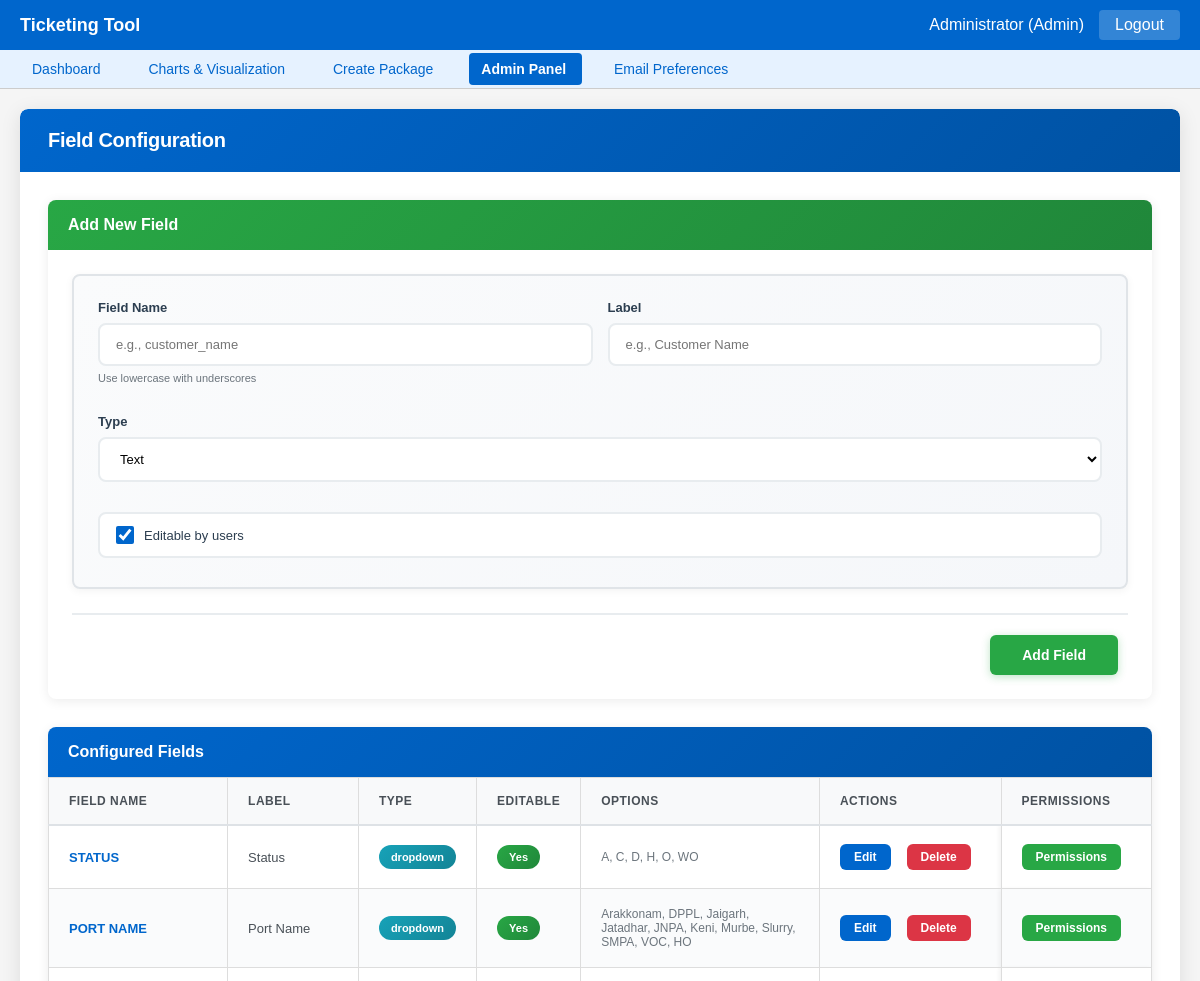
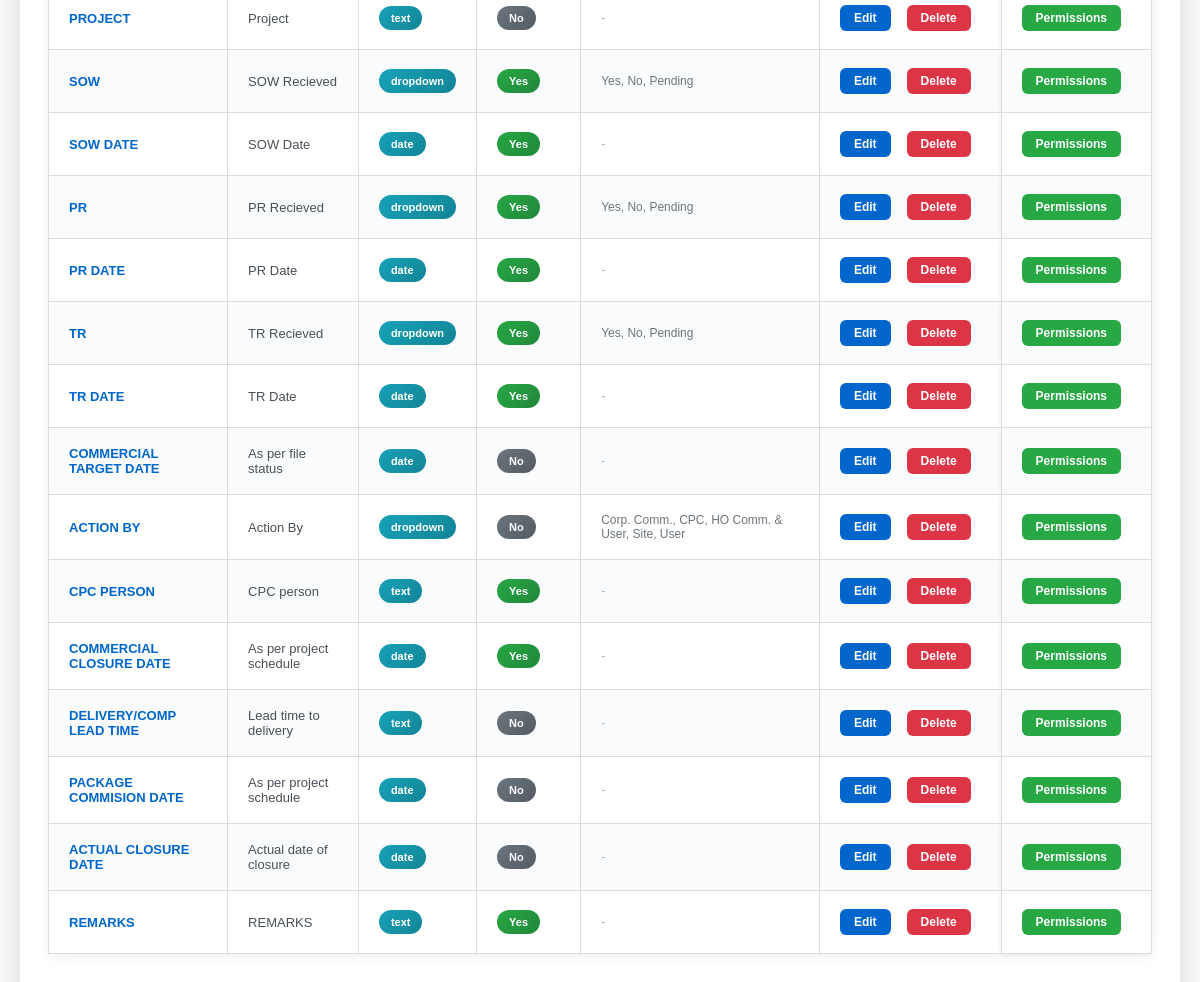
The app's page /admin/config (signed in) with its own data (2 pictures, top to bottom).
### models.py (models this page shows, shortened)
class User(db.Model):
    __tablename__ = 'users'
    username = db.Column(db.String(50), primary_key=True)
    password = db.Column(db.String(100), nullable=False)
    role = db.Column(db.String(20), nullable=False, default='user')
    name = db.Column(db.String(100), nullable=False)
    can_assign = db.Column(db.Boolean, default=False)
    permissions = db.Column(db.Text)  # Store as JSON string
    def get_permissions(self):
        return json.loads(self.permissions) if self.permissions else {}

class FieldConfig(db.Model):
    __tablename__ = 'field_configs'
    field_name = db.Column(db.String(100), primary_key=True)
    field_type = db.Column(db.String(50), nullable=False)
    label = db.Column(db.String(100), nullable=False)
    editable = db.Column(db.Boolean, default=True)
    options = db.Column(db.Text)  # Store as JSON string
    permissions = db.Column(db.Text)  # Store as JSON string
    def get_options(self):
        return json.loads(self.options) if self.options else []
    def get_permissions(self):
        return json.loads(self.permissions) if self.permissions else {}

### main.py (the view)
@app.route('/admin/config')
@admin_required
def admin_config():
    config = {'fields': get_all_field_configs()}
    return render_template('admin_config.html', config=config)

### templates/admin_config.html (shortened to what this page needs)
{% extends "base.html" %}
{% block content %}
<div class="card" style="box-shadow: 0 4px 20px rgba(0,0,0,0.1); border: none; border-radius: 8px; overflow: hidden; margin-bottom: 24px;">
    <div class="card-header" style="background: linear-gradient(135deg, #0066cc 0%, #0052a3 100%); color: white; padding: 20px 28px; border-radius: 8px 8px 0 0; border: none;">
        <div style="display: flex; align-items: center; gap: 16px;">
            <div>
                <h2 style="margin: 0; font-size: 20px; font-weight: 600; color: white; letter-spacing: -0.3px;">Field Configuration</h2>
            </div>
        </div>
    </div>
    <div class="card-body" style="padding: 28px;">
        <div class="card mb-4" style="box-shadow: 0 2px 12px rgba(0,0,0,0.08); border: none; border-radius: 8px; margin-bottom: 28px;">
            <div class="card-header" style="background: linear-gradient(135deg, #28a745 0%, #20873a 100%); color: white; padding: 16px 20px; border-radius: 8px 8px 0 0; border: none;">
                <div style="display: flex; align-items: center; gap: 10px;">
                    <h3 style="margin: 0; font-size: 16px; font-weight: 600; color: white;">Add New Field</h3>
                </div>
            </div>
            <div class="card-body" style="padding: 24px;">
                <form method="POST" action="{{ url_for('update_field_config') }}">
                    <fieldset class="field-group" style="background: linear-gradient(135deg, #fafbfc 0%, #f5f7fa 100%); border: 2px solid #e0e4e8; padding: 24px; margin-bottom: 20px; border-radius: 8px; box-shadow: 0 2px 8px rgba(0,0,0,0.05);">
                        <div class="form-row">
                            <div class="form-col">
                                <div class="form-group">
                                    <label class="form-label" style="font-weight: 600; font-size: 13px; color: #2c3e50; margin-bottom: 8px; display: block;">Field Name</label>
                                    <input type="text" name="field_name" class="form-control"
                                           placeholder="e.g., customer_name"
                                           style="padding: 12px 16px; font-size: 13px; border: 2px solid #e8ecef; border-radius: 8px; background: white; transition: all 0.2s ease;"
                                           onfocus="this.style.borderColor='#0066cc'; this.style.boxShadow='0 0 0 4px rgba(0,102,204,0.1)'"
                                           onblur="this.style.borderColor='#e8ecef'; this.style.boxShadow='none'">
                                    <small style="color: #6c757d; font-size: 11px; display: block; margin-top: 6px;">Use lowercase with underscores</small>
                                </div>
                            </div>
                            <div class="form-col">
                                <div class="form-group">
                                    <label class="form-label" style="font-weight: 600; font-size: 13px; color: #2c3e50; margin-bottom: 8px; display: block;">Label</label>
                                    <input type="text" name="field_label" class="form-control" required
                                           placeholder="e.g., Customer Name"
                                           style="padding: 12px 16px; font-size: 13px; border: 2px solid #e8ecef; border-radius: 8px; background: white; transition: all 0.2s ease;"
                                           onfocus="this.style.borderColor='#0066cc'; this.style.boxShadow='0 0 0 4px rgba(0,102,204,0.1)'"
                                           onblur="this.style.borderColor='#e8ecef'; this.style.boxShadow='none'">
                                </div>
                            </div>
                        </div>
                        <div class="form-row">
                            <div class="form-col">
                                <div class="form-group">
                                    <label class="form-label" style="font-weight: 600; font-size: 13px; color: #2c3e50; margin-bottom: 8px; display: block;">Type</label>
                                    <select name="field_type" class="form-control" id="fieldType" required
                                            style="padding: 12px 16px; font-size: 13px; border: 2px solid #e8ecef; border-radius: 8px; background: white; transition: all 0.2s ease; cursor: pointer;"
                                            onfocus="this.style.borderColor='#0066cc'; this.style.boxShadow='0 0 0 4px rgba(0,102,204,0.1)'"
                                            onblur="this.style.borderColor='#e8ecef'; this.style.boxShadow='none'">
                                        <option value="text">Text</option>
                                    </select>
                                </div>
                            </div>
                        </div>
                        <div class="form-group" style="margin-bottom: 0;">
                            <label style="display: flex; align-items: center; gap: 10px; cursor: pointer; padding: 12px 16px; background: white; border: 2px solid #e8ecef; border-radius: 8px; transition: all 0.2s;"
                                   onmouseover="this.style.borderColor='#0066cc'; this.style.boxShadow='0 2px 8px rgba(0,102,204,0.1)'"
                                   onmouseout="this.style.borderColor='#e8ecef'; this.style.boxShadow='none'">
                                <input type="checkbox" name="editable" checked style="width: 18px; height: 18px; cursor: pointer; accent-color: #0066cc;">
                                <span style="font-size: 13px; color: #2c3e50; font-weight: 500;">Editable by users</span>
                            </label>
                        </div>
                    </fieldset>
                    <div class="form-group text-right" style="margin-top: 24px; padding-top: 20px; border-top: 2px solid #e8ecef; margin-bottom: 0;">
                        <button type="submit" class="btn btn-success" style="padding: 12px 32px; font-size: 14px; font-weight: 600; border-radius: 6px; box-shadow: 0 2px 8px rgba(40, 167, 69, 0.3);">Add Field</button>
                    </div>
                </form>
            </div>
        </div>
        <div class="card" style="box-shadow: 0 2px 12px rgba(0,0,0,0.08); border: none; border-radius: 8px;">
            <div class="card-header" style="background: linear-gradient(135deg, #0066cc 0%, #0052a3 100%); color: white; padding: 16px 20px; border-radius: 8px 8px 0 0; border: none;">
                <div style="display: flex; align-items: center; gap: 10px;">
                    <h3 style="margin: 0; font-size: 16px; font-weight: 600; color: white;">Configured Fields</h3>
                </div>
            </div>
            <div class="table-responsive" style="padding: 0;">
                <table class="table table-hover table-bordered" style="margin-bottom: 0;">
                    <thead>
                        <tr style="background: linear-gradient(135deg, #f8f9fa 0%, #e9ecef 100%);">
                            <th style="padding: 16px 20px; font-size: 12px; font-weight: 700; color: #495057; text-transform: uppercase; letter-spacing: 0.5px; border-bottom: 2px solid #dee2e6;">Field Name</th>
                            <th style="padding: 16px 20px; font-size: 12px; font-weight: 700; color: #495057; text-transform: uppercase; letter-spacing: 0.5px; border-bottom: 2px solid #dee2e6;">Label</th>
                            <th style="padding: 16px 20px; font-size: 12px; font-weight: 700; color: #495057; text-transform: uppercase; letter-spacing: 0.5px; border-bottom: 2px solid #dee2e6;">Type</th>
                            <th style="padding: 16px 20px; font-size: 12px; font-weight: 700; color: #495057; text-transform: uppercase; letter-spacing: 0.5px; border-bottom: 2px solid #dee2e6;">Editable</th>
                            <th style="padding: 16px 20px; font-size: 12px; font-weight: 700; color: #495057; text-transform: uppercase; letter-spacing: 0.5px; border-bottom: 2px solid #dee2e6;">Options</th>
                            <th style="padding: 16px 20px; font-size: 12px; font-weight: 700; color: #495057; text-transform: uppercase; letter-spacing: 0.5px; border-bottom: 2px solid #dee2e6;">Actions</th>
                            <th style="padding: 16px 20px; font-size: 12px; font-weight: 700; color: #495057; text-transform: uppercase; letter-spacing: 0.5px; border-bottom: 2px solid #dee2e6;">Permissions</th>
                        </tr>
                    </thead>
                    <tbody>
                        {% for field_name, field_config in config.fields.items() %}
                        <tr style="border-bottom: 1px solid #e8ecef; transition: all 0.2s ease;"
                            onmouseover="this.style.backgroundColor='#f0f7ff'"
                            onmouseout="this.style.backgroundColor=''">
                            <td style="padding: 18px 20px; vertical-align: middle;">
                                <strong style="color: #0066cc; font-weight: 600; font-size: 13px;">{{ field_name }}</strong>
                            </td>
                            <td style="padding: 18px 20px; vertical-align: middle; font-size: 13px; color: #495057;">
                                {{ field_config.label }}
                            </td>
                            <td style="padding: 18px 20px; vertical-align: middle;">
                                <span class="badge bg-info" style="background: linear-gradient(135deg, #17a2b8 0%, #138496 100%); color: white; padding: 6px 12px; border-radius: 12px; font-size: 11px; font-weight: 600; display: inline-block;">{{ field_config.type }}</span>
                            </td>
                            <td style="padding: 18px 20px; vertical-align: middle;">
                                {% if field_config.editable %}
                                    <span class="badge bg-success" style="background: linear-gradient(135deg, #28a745 0%, #20873a 100%); color: white; padding: 6px 12px; border-radius: 12px; font-size: 11px; font-weight: 600; display: inline-block;">Yes</span>
                                {% else %}
                                    <span class="badge bg-secondary" style="background: linear-gradient(135deg, #6c757d 0%, #545b62 100%); color: white; padding: 6px 12px; border-radius: 12px; font-size: 11px; font-weight: 600; display: inline-block;">No</span>
                                {% endif %}
                            </td>
                            <td style="padding: 18px 20px; vertical-align: middle; font-size: 12px; color: #6c757d;">
                                {% if field_config.options %}
                                    {{ field_config.options|join(', ') }}
                                {% else %}
                                    <span style="font-style: italic; color: #adb5bd;">-</span>
                                {% endif %}
                            </td>
                            <td style="padding: 18px 20px; vertical-align: middle;">
                                <div style="display: flex; gap: 6px;">
                                    <a href="{{ url_for('edit_field_config', field_name=field_name) }}"
                                       class="btn btn-sm btn-primary"
                                       style="padding: 6px 14px; font-size: 12px; font-weight: 600; border-radius: 6px; text-decoration: none; transition: all 0.2s;">
                                        Edit
                                    </a>
                                    <a href="{{ url_for('delete_field_config', field_name=field_name) }}"
                                       class="btn btn-sm btn-danger"
                                       style="padding: 6px 14px; font-size: 12px; font-weight: 600; border-radius: 6px; text-decoration: none; transition: all 0.2s;"
                                       onclick="return confirm('Are you sure you want to delete this field?')">
                                        Delete
                                    </a>
                                </div>
                            </td>
                            <td style="padding: 18px 20px; vertical-align: middle;">
                                <a href="{{ url_for('admin_field_permissions', field_name=field_name) }}"
                                   class="btn btn-sm btn-success"
                                   style="padding: 6px 14px; font-size: 12px; font-weight: 600; border-radius: 6px; text-decoration: none; transition: all 0.2s; white-space: nowrap;">
                                    Permissions
                                </a>
                            </td>
                        </tr>
                        {% endfor %}
                    </tbody>
                </table>
            </div>
        </div>
    </div>
</div>
{% endblock %}

### templates/base.html (shortened to what this page needs)
<!DOCTYPE html>
<html lang="en">
<head>
    <link rel="stylesheet" href="https://cdn.jsdelivr.net/npm/flatpickr/dist/flatpickr.min.css">
</head>
<body>
    {% if session.username %}
    <div class="header">
        <h1>Ticketing Tool</h1>
        <div class="user-info">
            <span>{{ session.name }} ({{ session.role|title }})</span>
            <a href="{{ url_for('logout') }}"
            style="color: white; text-decoration: none; padding: 6px 16px; background-color: rgba(255, 255, 255, 0.2); border-radius: 4px; font-weight: 500; transition: all 0.2s;"
            onmouseover="this.style.backgroundColor='rgba(255, 255, 255, 0.3)'"
            onmouseout="this.style.backgroundColor='rgba(255, 255, 255, 0.2)'">
                Logout
            </a>
        </div>
    </div>
    <div class="nav">
        <a href="{{ url_for('dashboard') }}"
        class="{% if request.endpoint == 'dashboard' %}nav-active{% endif %}">
            Dashboard
        </a>
        <a href="{{ url_for('charts_visualization') }}"
        class="{% if request.endpoint == 'charts_visualization' %}nav-active{% endif %}">
            Charts & Visualization
        </a>
        {% if session.get('permissions', {}).get('package_create', False) or session.can_assign or session.role == 'admin' %}
        <a href="{{ url_for('create_package') }}"
        class="{% if request.endpoint == 'create_package' %}nav-active{% endif %}">
            Create Package
        </a>
        {% endif %}
        {% if session.role == 'admin' %}
        <a href="{{ url_for('admin_panel') }}"
        class="{% if request.endpoint in ['admin_panel', 'admin_users', 'admin_config', 'admin_permissions'] %}nav-active{% endif %}">
            Admin Panel
        </a>
        {% endif %}
        {% if session.role == 'admin' %}
            <a href="{{ url_for('email_preferences') }}">Email Preferences</a>
        {% endif %}
    </div>
    {% endif %}
    <div class="container{% if request.endpoint in ['login'] %} container-narrow{% endif %}">
        {% block content %}{% endblock %}
    </div>
</body>
</html>

### records on screen
User: name "Administrator"
FieldConfig: field_name "STATUS", label "Status", type "dropdown", shows "Yes", options "A, C, D, H, O, WO"
FieldConfig: field_name "PORT NAME", label "Port Name", type "dropdown", shows "Yes", options "Arakkonam, DPPL, Jaigarh, Jatadhar, JNPA, Keni, Murbe, Slurry, SMPA, VOC, HO"
FieldConfig: field_name "PROJECT", label "Project", type "text", shows "No"
FieldConfig: field_name "SOW", label "SOW Recieved", type "dropdown", shows "Yes", options "Yes, No, Pending"
FieldConfig: field_name "SOW DATE", label "SOW Date", type "date", shows "Yes"
FieldConfig: field_name "PR", label "PR Recieved", type "dropdown", shows "Yes", options "Yes, No, Pending"
FieldConfig: field_name "PR DATE", label "PR Date", type "date", shows "Yes"
FieldConfig: field_name "TR", label "TR Recieved", type "dropdown", shows "Yes", options "Yes, No, Pending"
FieldConfig: field_name "TR DATE", label "TR Date", type "date", shows "Yes"
FieldConfig: field_name "COMMERCIAL TARGET DATE", label "As per file status", type "date", shows "No"
FieldConfig: field_name "ACTION BY", label "Action By", type "dropdown", shows "No", options "Corp. Comm., CPC, HO Comm. & User, Site, User"
FieldConfig: field_name "CPC PERSON", label "CPC person", type "text", shows "Yes"
FieldConfig: field_name "COMMERCIAL CLOSURE DATE", label "As per project schedule", type "date", shows "Yes"
FieldConfig: field_name "DELIVERY/COMP LEAD TIME", label "Lead time to delivery", type "text", shows "No"
FieldConfig: field_name "PACKAGE COMMISION DATE", label "As per project schedule", type "date", shows "No"
FieldConfig: field_name "ACTUAL CLOSURE DATE", label "Actual date of closure", type "date", shows "No"
FieldConfig: field_name "REMARKS", label "REMARKS", type "text", shows "Yes"

### other values on screen
{{ session.role|title }} "Admin"
